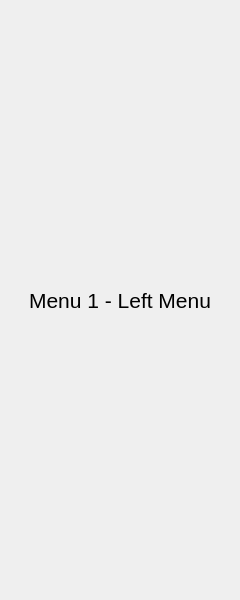
<?xml version="1.0" encoding="UTF-8"?>
<ui version="4.0">
 <class>LeftColumn</class>
 <widget class="QWidget" name="LeftColumn">
  <property name="geometry">
   <rect>
    <x>0</x>
    <y>0</y>
    <width>240</width>
    <height>600</height>
   </rect>
  </property>
  <property name="windowTitle">
   <string>Form</string>
  </property>
  <layout class="QVBoxLayout" name="main_pages_layout">
   <property name="spacing">
    <number>0</number>
   </property>
   <property name="leftMargin">
    <number>5</number>
   </property>
   <property name="topMargin">
    <number>5</number>
   </property>
   <property name="rightMargin">
    <number>5</number>
   </property>
   <property name="bottomMargin">
    <number>5</number>
   </property>
   <item>
    <widget class="QStackedWidget" name="menus">
     <property name="currentIndex">
      <number>0</number>
     </property>
     <widget class="QWidget" name="menu_1">
      <layout class="QVBoxLayout" name="verticalLayout">
       <property name="spacing">
        <number>5</number>
       </property>
       <property name="leftMargin">
        <number>5</number>
       </property>
       <property name="topMargin">
        <number>5</number>
       </property>
       <property name="rightMargin">
        <number>5</number>
       </property>
       <property name="bottomMargin">
        <number>5</number>
       </property>
       <item>
        <widget class="QLabel" name="label_1">
         <property name="font">
          <font>
           <pointsize>16</pointsize>
          </font>
         </property>
         <property name="styleSheet">
          <string notr="true">font-size: 16pt</string>
         </property>
         <property name="text">
          <string>Menu 1 - Left Menu</string>
         </property>
         <property name="alignment">
          <set>Qt::AlignCenter</set>
         </property>
        </widget>
       </item>
      </layout>
     </widget>
     <widget class="QWidget" name="menu_2">
      <layout class="QVBoxLayout" name="verticalLayout_2">
       <property name="spacing">
        <number>5</number>
       </property>
       <property name="leftMargin">
        <number>5</number>
       </property>
       <property name="topMargin">
        <number>5</number>
       </property>
       <property name="rightMargin">
        <number>5</number>
       </property>
       <property name="bottomMargin">
        <number>5</number>
       </property>
       <item>
        <widget class="QLabel" name="label_2">
         <property name="font">
          <font>
           <pointsize>16</pointsize>
          </font>
         </property>
         <property name="styleSheet">
          <string notr="true">font-size: 16pt</string>
         </property>
         <property name="text">
          <string>Menu 2 - Left Menu</string>
         </property>
         <property name="alignment">
          <set>Qt::AlignCenter</set>
         </property>
        </widget>
       </item>
      </layout>
     </widget>
    </widget>
   </item>
  </layout>
 </widget>
 <resources/>
 <connections/>
</ui>
